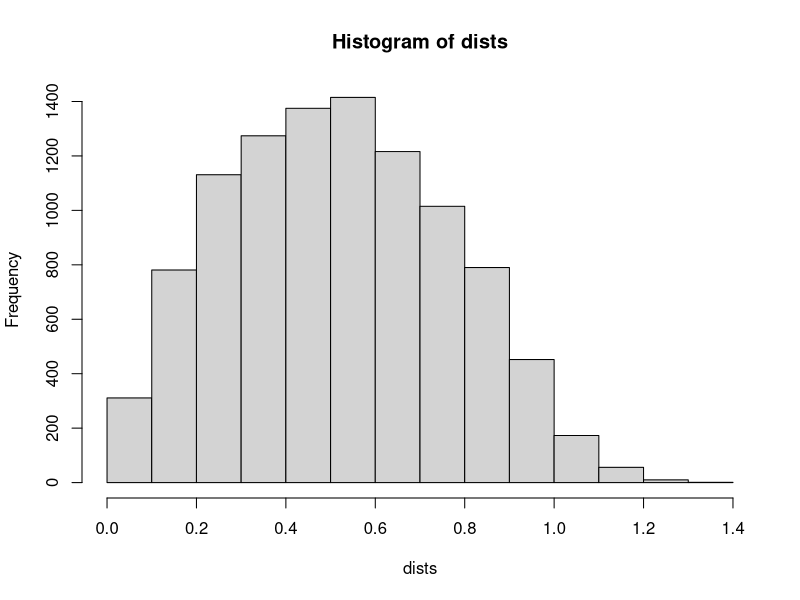

Generate this figure with R:
dists<-c()
for (i in 1:10000) { 
	P1<-runif(2)
	P2<-runif(2) 
	dist<-sqrt(sum((P1-P2)^2)) 
	dists<-c(dists, dist) 
}
mean.dist<-mean(dists) 
sd.dist<-sd(dists) 
cat(mean.dist,sd.dist,"\n") 
hist(dists) 
